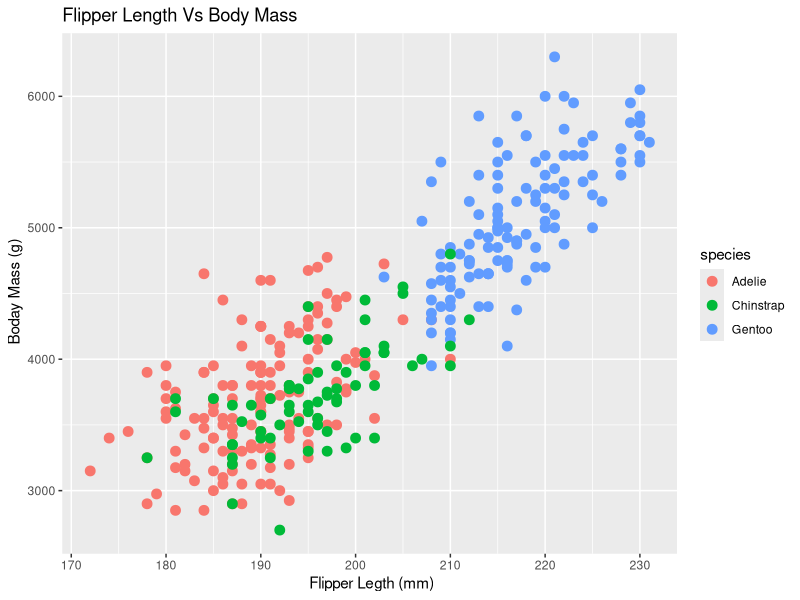
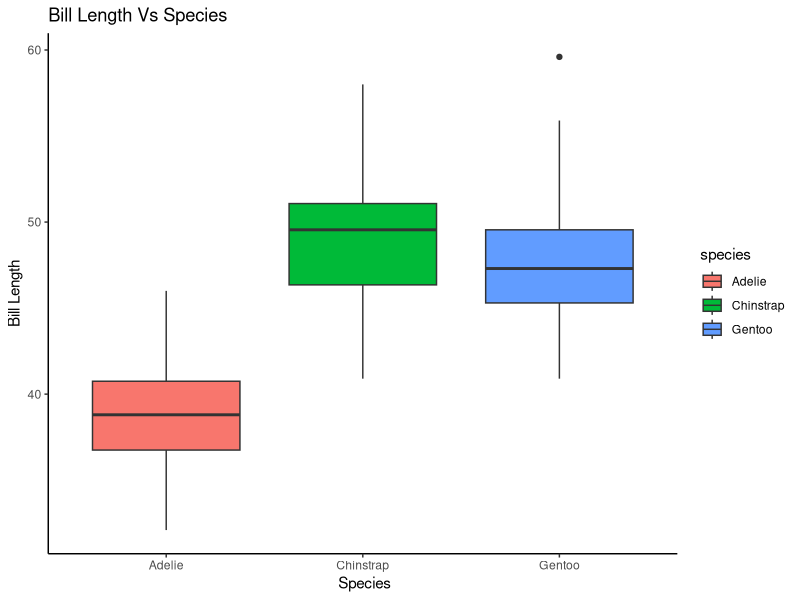

The R script that drew these images, in order:
# 0. Call the necessary packages
library(palmerpenguins)
library(ggplot2)
library(dplyr)

#1.View the dataset
head(penguins)

#2.Basic data summary of the Penguins dataset
summary(penguins)
str(penguins)

#3. Count penguins by species and island

penguins %>%
  count(species, island)

#4. Average flipper length by species

penguins %>%
  group_by(species)%>%
  summarise(avg_flipper = mean(flipper_length_mm, na.rm= TRUE))

# 5. Scatter plot: Flipper length vs Body mass

ggplot(penguins , aes(x= flipper_length_mm, y = body_mass_g, colour = species))+
  geom_point(size = 3) +
  labs(title = "Flipper Length Vs Body Mass", x =" Flipper Legth (mm)",
       y = " Boday Mass (g)")

# 6.Boxplot: Bill length by species

ggplot(penguins, aes(x = species, y =bill_length_mm, fill = species))+
  geom_boxplot()+
  labs(title= "Bill Length Vs Species", x = " Species", y= "Bill Length")+
    theme_classic()
#7 . Correlation check (numeric columns only)
penguins %>%
  select(where(is.numeric)) %>%
  cor(use = "complete.obs")



